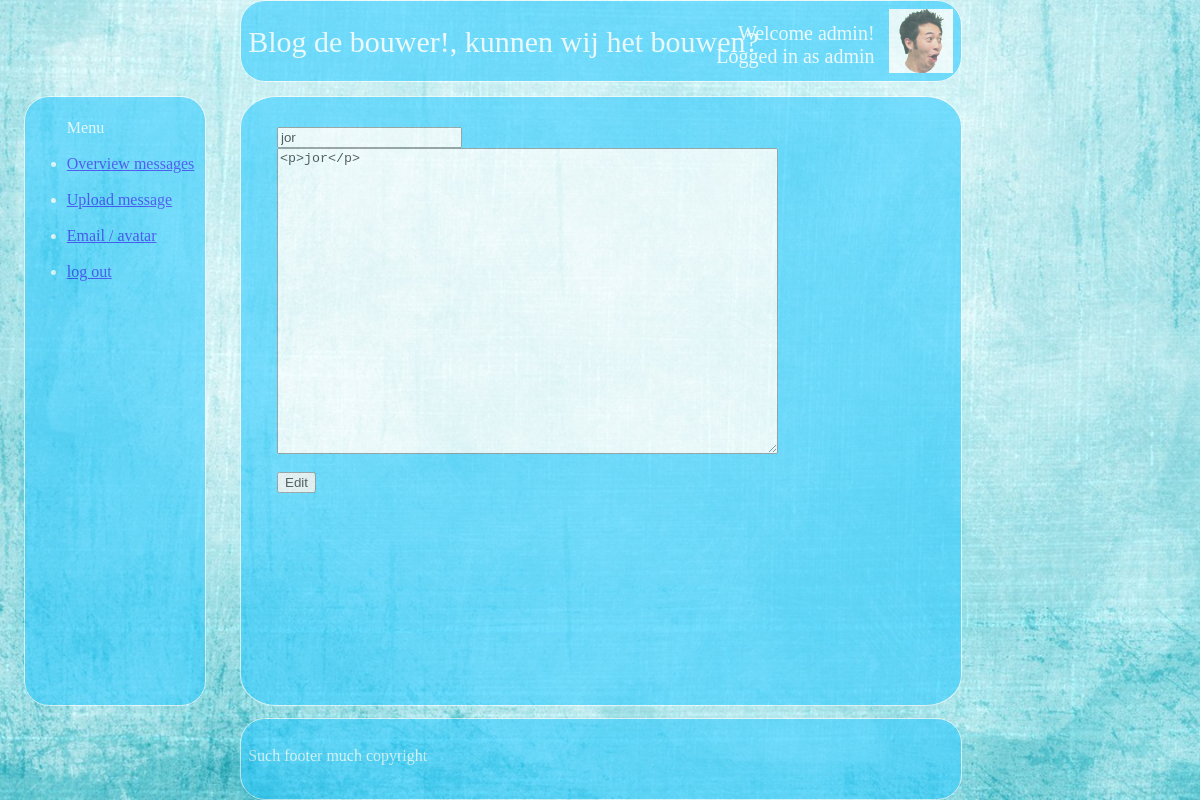
The app's page /view/update_message_form.php?id=11 (signed in), older data.
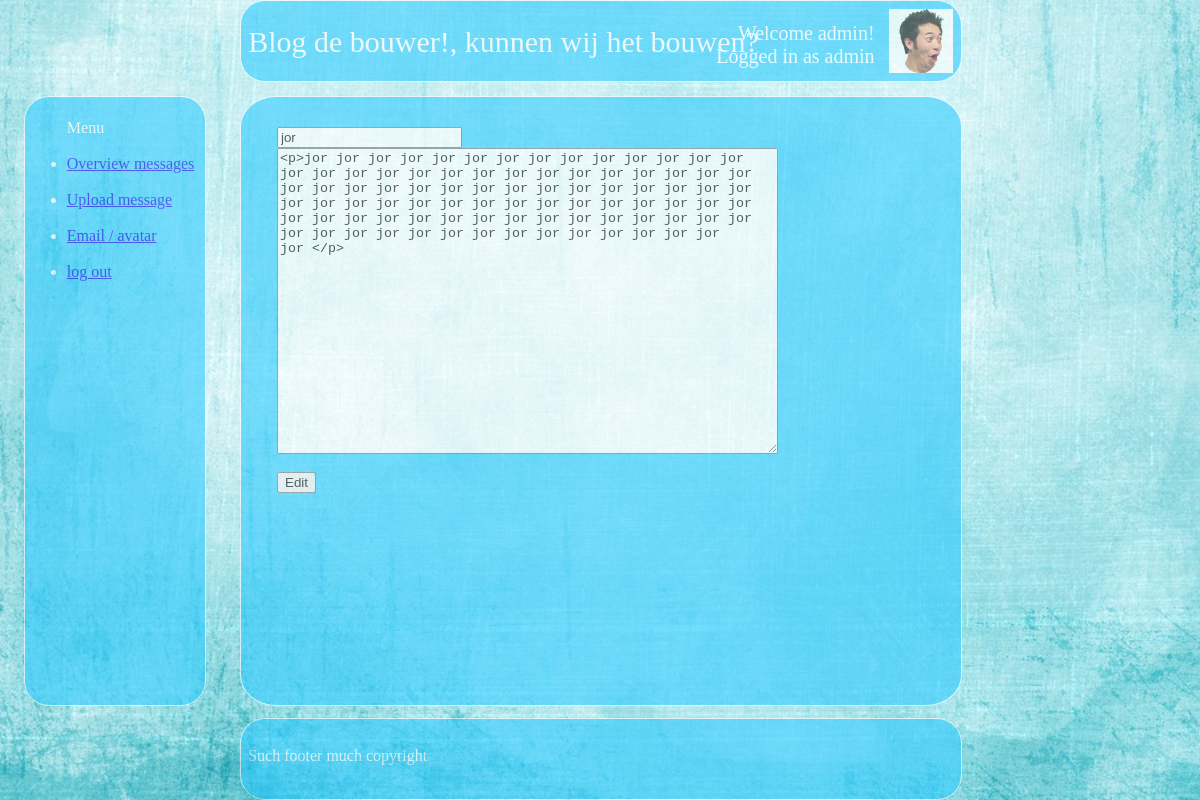
The same page, newer data.
### tables this page shows
CREATE TABLE IF NOT EXISTS `message` (
  `ID` int(11) NOT NULL,
  `titel` varchar(200) NOT NULL,
  `message` text NOT NULL,
  `op` int(11) NOT NULL
);

### view/update_message_form.php (the view, shortened to what this page needs)
<head>
</head>
<?php
include '../include/menu.php';
include '../include/header.php';
$id = $_GET['id'];
include '../model/connect.php';
$sql = "SELECT titel, message
FROM message
WHERE id=$id";
$result = mysqli_query($conn, $sql);
while(list($titel, $message)= mysqli_fetch_row($result)){
	echo "
	<form action=\"../controller/update_message.php\" method=\"GET\">
		<input type=\"text\" name=\"titel\" value=\"$titel\" required><br>
		<textarea id=\"mytextarea\" name=\"message\" cols=\"60\" rows=\"20\" required>$message</textarea><br>
		<input type=\"hidden\" name=\"id\" value=\"$id\"><br>
		<input type=\"submit\" name=\"submit\" value=\"Edit\"><br>
	</form>
	";
}
include '../include/footer.php';
?>

Row changes from the older to the newer data that the page shows:
changed message "jor": message "<p>jor</p>" → "<p>jor jor jor jor jor jor jor jor jor jor jor jor jor jor jor jor jor jor jor jor jor jor jor jor jor jor jor jor jor jor jor jor jor jor jor jor jor jor jor jor jor jor jor jor jor jor jor jor jor jor jor jor jor jor jor jor jor jor jor jor jor jor jor jor jor jor jor jor jor jor jor jor jor jor jor jor jor jor jor jor jor jor jor jor jor jor jor jor jor </p>"
